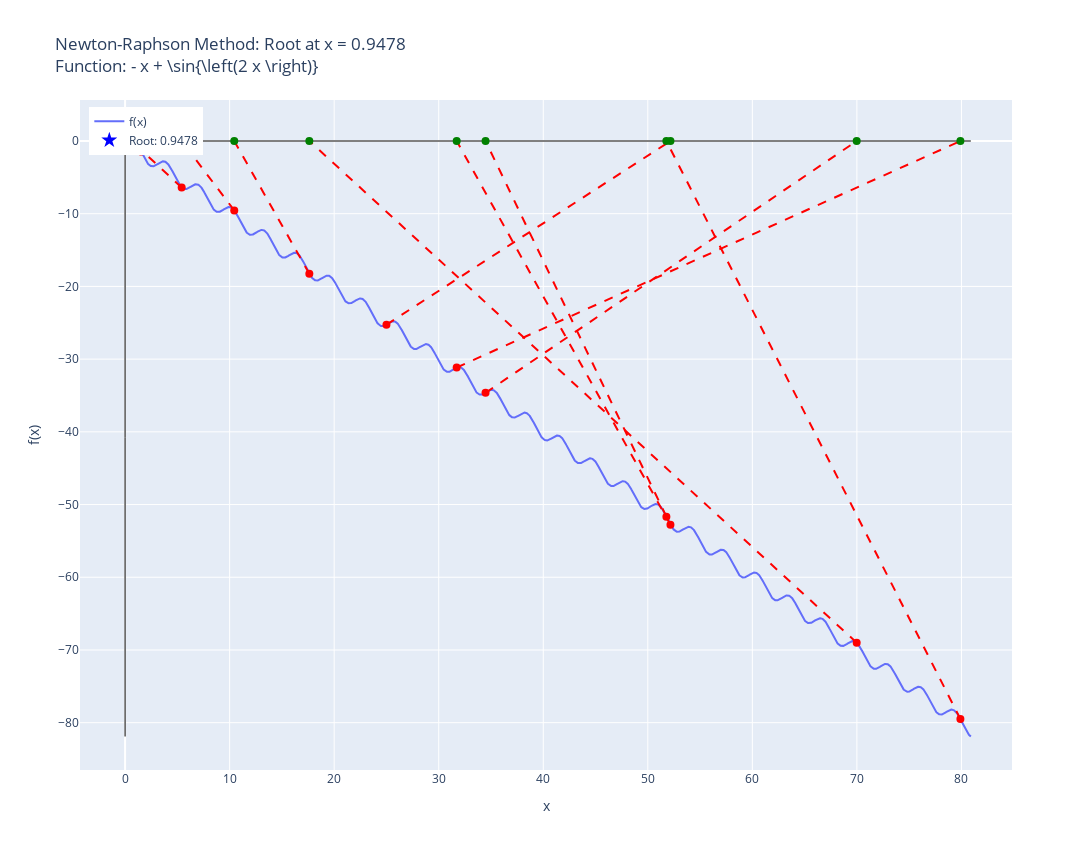

The cell this chart's notebook holds for it:
### Code cell
runNRM(
    f = "sin(2*x) - x",
    x0 = 25,
    know_root=2.0945514815423265,
    tol=1e-6,
    max_iter=15
    )

### Figure 1 — Plotly figure (JSON) as saved in the notebook; plotly's stock layout.template omitted (floating-point values rounded to 4 significant figures; data arrays with more than 128 entries replaced by an {"elided": "..."} marker saying what was removed)
{"data": [{"mode": "lines", "name": "f(x)", "type": "scatter", "x": {"elided": "4000 float values"}, "y": {"elided": "4000 float values"}}, {"line": {"color": "black", "width": 1}, "mode": "lines", "showlegend": false, "type": "scatter", "x": [-0.3773, 80.9], "y": [0, 0]}, {"line": {"color": "black", "width": 1}, "mode": "lines", "showlegend": false, "type": "scatter", "x": [0, 0], "y": [-81.9, 0.3424]}, {"line": {"color": "red", "dash": "dash"}, "mode": "lines", "showlegend": false, "type": "scatter", "x": [25, 52.17], "y": [-25.26, 0]}, {"marker": {"color": "red", "size": 8}, "mode": "markers", "showlegend": false, "type": "scatter", "x": [25], "y": [-25.26]}, {"marker": {"color": "green", "size": 8}, "mode": "markers", "showlegend": false, "type": "scatter", "x": [52.17], "y": [0]}, {"line": {"color": "red", "dash": "dash"}, "mode": "lines", "showlegend": false, "type": "scatter", "x": [52.17, 31.72], "y": [-52.78, 0]}, {"marker": {"color": "red", "size": 8}, "mode": "markers", "showlegend": false, "type": "scatter", "x": [52.17], "y": [-52.78]}, {"marker": {"color": "green", "size": 8}, "mode": "markers", "showlegend": false, "type": "scatter", "x": [31.72], "y": [0]}, {"line": {"color": "red", "dash": "dash"}, "mode": "lines", "showlegend": false, "type": "scatter", "x": [31.72, 79.9], "y": [-31.15, 0]}, {"marker": {"color": "red", "size": 8}, "mode": "markers", "showlegend": false, "type": "scatter", "x": [31.72], "y": [-31.15]}, {"marker": {"color": "green", "size": 8}, "mode": "markers", "showlegend": false, "type": "scatter", "x": [79.9], "y": [0]}, {"line": {"color": "red", "dash": "dash"}, "mode": "lines", "showlegend": false, "type": "scatter", "x": [79.9, 51.78], "y": [-79.49, 0]}, {"marker": {"color": "red", "size": 8}, "mode": "markers", "showlegend": false, "type": "scatter", "x": [79.9], "y": [-79.49]}, {"marker": {"color": "green", "size": 8}, "mode": "markers", "showlegend": false, "type": "scatter", "x": [51.78], "y": [0]}, {"line": {"color": "red", "dash": "dash"}, "mode": "lines", "showlegend": false, "type": "scatter", "x": [51.78, 34.48], "y": [-51.66, 0]}, {"marker": {"color": "red", "size": 8}, "mode": "markers", "showlegend": false, "type": "scatter", "x": [51.78], "y": [-51.66]}, {"marker": {"color": "green", "size": 8}, "mode": "markers", "showlegend": false, "type": "scatter", "x": [34.48], "y": [0]}, {"line": {"color": "red", "dash": "dash"}, "mode": "lines", "showlegend": false, "type": "scatter", "x": [34.48, 69.98], "y": [-34.64, 0]}, {"marker": {"color": "red", "size": 8}, "mode": "markers", "showlegend": false, "type": "scatter", "x": [34.48], "y": [-34.64]}, {"marker": {"color": "green", "size": 8}, "mode": "markers", "showlegend": false, "type": "scatter", "x": [69.98], "y": [0]}, {"line": {"color": "red", "dash": "dash"}, "mode": "lines", "showlegend": false, "type": "scatter", "x": [69.98, 17.62], "y": [-68.99, 0]}, {"marker": {"color": "red", "size": 8}, "mode": "markers", "showlegend": false, "type": "scatter", "x": [69.98], "y": [-68.99]}, {"marker": {"color": "green", "size": 8}, "mode": "markers", "showlegend": false, "type": "scatter", "x": [17.62], "y": [0]}, {"line": {"color": "red", "dash": "dash"}, "mode": "lines", "showlegend": false, "type": "scatter", "x": [17.62, 10.44], "y": [-18.26, 0]}, {"marker": {"color": "red", "size": 8}, "mode": "markers", "showlegend": false, "type": "scatter", "x": [17.62], "y": [-18.26]}, {"marker": {"color": "green", "size": 8}, "mode": "markers", "showlegend": false, "type": "scatter", "x": [10.44], "y": [0]}, {"line": {"color": "red", "dash": "dash"}, "mode": "lines", "showlegend": false, "type": "scatter", "x": [10.44, 5.413], "y": [-9.55, 0]}, {"marker": {"color": "red", "size": 8}, "mode": "markers", "showlegend": false, "type": "scatter", "x": [10.44], "y": [-9.55]}, {"marker": {"color": "green", "size": 8}, "mode": "markers", "showlegend": false, "type": "scatter", "x": [5.413], "y": [0]}, {"line": {"color": "red", "dash": "dash"}, "mode": "lines", "showlegend": false, "type": "scatter", "x": [5.413, 0.6227], "y": [-6.399, 0]}, {"marker": {"color": "red", "size": 8}, "mode": "markers", "showlegend": false, "type": "scatter", "x": [5.413], "y": [-6.399]}, {"marker": {"color": "green", "size": 8}, "mode": "markers", "showlegend": false, "type": "scatter", "x": [0.6227], "y": [0]}, {"line": {"color": "red", "dash": "dash"}, "mode": "lines", "showlegend": false, "type": "scatter", "x": [0.6227, 1.524], "y": [0.3248, 0]}, {"marker": {"color": "red", "size": 8}, "mode": "markers", "showlegend": false, "type": "scatter", "x": [0.6227], "y": [0.3248]}, {"marker": {"color": "green", "size": 8}, "mode": "markers", "showlegend": false, "type": "scatter", "x": [1.524], "y": [0]}, {"line": {"color": "red", "dash": "dash"}, "mode": "lines", "showlegend": false, "type": "scatter", "x": [1.524, 1.046], "y": [-1.429, 0]}, {"marker": {"color": "red", "size": 8}, "mode": "markers", "showlegend": false, "type": "scatter", "x": [1.524], "y": [-1.429]}, {"marker": {"color": "green", "size": 8}, "mode": "markers", "showlegend": false, "type": "scatter", "x": [1.046], "y": [0]}, {"line": {"color": "red", "dash": "dash"}, "mode": "lines", "showlegend": false, "type": "scatter", "x": [1.046, 0.9564], "y": [-0.1782, 0]}, {"marker": {"color": "red", "size": 8}, "mode": "markers", "showlegend": false, "type": "scatter", "x": [1.046], "y": [-0.1782]}, {"marker": {"color": "green", "size": 8}, "mode": "markers", "showlegend": false, "type": "scatter", "x": [0.9564], "y": [0]}, {"line": {"color": "red", "dash": "dash"}, "mode": "lines", "showlegend": false, "type": "scatter", "x": [0.9564, 0.9478], "y": [-0.01429, 0]}, {"marker": {"color": "red", "size": 8}, "mode": "markers", "showlegend": false, "type": "scatter", "x": [0.9564], "y": [-0.01429]}, {"marker": {"color": "green", "size": 8}, "mode": "markers", "showlegend": false, "type": "scatter", "x": [0.9478], "y": [0]}, {"marker": {"color": "blue", "size": 12, "symbol": "star"}, "mode": "markers", "name": "Root: 0.9478", "type": "scatter", "x": [0.9478], "y": [-0.000138]}], "layout": {"height": 850, "legend": {"x": 0.01, "xanchor": "left", "y": 0.99, "yanchor": "top"}, "title": {"text": "Newton-Raphson Method: Root at x = 0.9478<br>Function: - x + \\sin{\\left(2 x \\right)}"}, "width": 1200, "xaxis": {"title": {"text": "x"}}, "yaxis": {"title": {"text": "f(x)"}}}}
